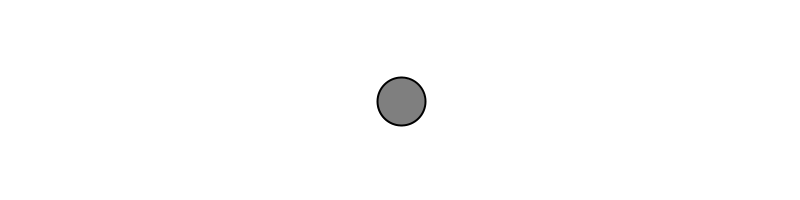
Frame 1 (no input)
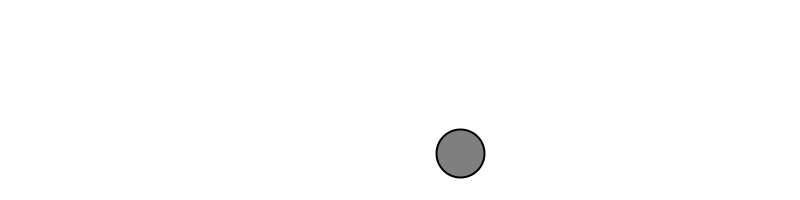
Frame 60 (the mouse pressed at the canvas centre just before this capture)
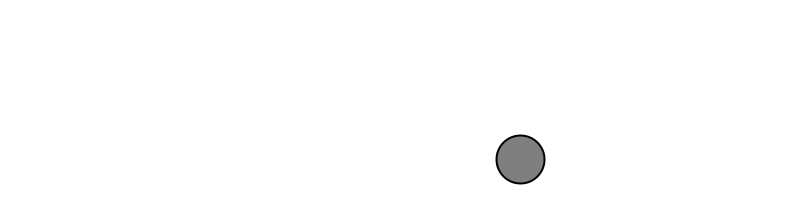
Frame 120 (the mouse held since frame 60 and released just before this capture)

The Processing sketch that drew these frames (run headless with seeded random() and noise(); from frame 60 on, the mouse is pressed at the canvas centre):

// Processing sketch: PlatewithBall
// ── PlatewithBall.pde
Mover mover;
void settings() {
  size(800, 200);
}
void setup() {
  mover = new Mover();
}
void draw() {
  background(255);
  mover.update();
  mover.checkEdges();
  mover.display();
}
// ── Mover.pde

class Mover {
  PVector location;
  PVector velocity;
  PVector gravity;
  float m = 0.1;
  float g = 9.9;
  Mover() {
    location = new PVector(width/2, height/2);
    velocity = new PVector(1, 1);
    gravity = new PVector(0,m*g);
  }
  void update() {
    velocity= velocity.add(gravity);
    location.add(velocity);
  }
  void display() {
    stroke(0);
    strokeWeight(2);
    fill(127);
    ellipse(location.x, location.y, 48, 48);
  }
  void checkEdges() {
    if (location.x > width && velocity.x>0) {
      velocity.x *= -1;
    } else if (location.x < 0 && velocity.x<0) {
      velocity.x *= -1;
    }
    if (location.y > height) {
      velocity.y *= -1;
    } else if (location.y < 0) {
      velocity.y *= -1;
    }
  }
}
